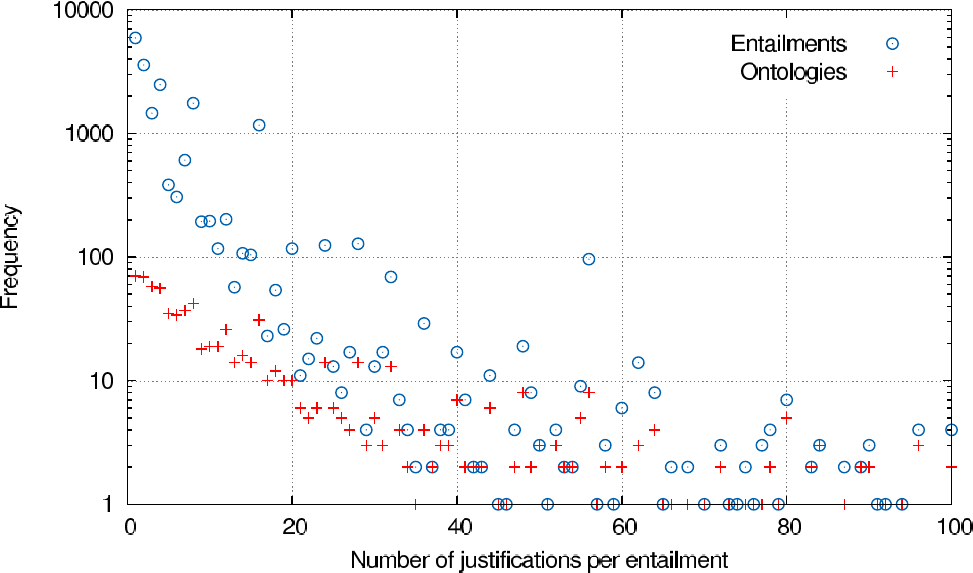

Reproduce this figure in gnuplot.

set size ratio 0.6
set terminal postscript enhanced color font small_font
set output 'frequency.tmp.eps'

set xlabel "Number of justifications per entailment" textcolor rgb text_color font small_font
set ylabel "Frequency" textcolor rgb text_color font small_font

set key inside top right vertical noreverse autotitles nobox height 1
set key spacing 2

set ytics font small_font
set xtics font small_font

set log y
set xrange [0:100]
set yrange [1:10000]
set datafile separator ","

plot "frequency.csv" using 1:2 ls 1 title "Entailments", \
	"" using 1:3 ls 2 title "Ontologies"